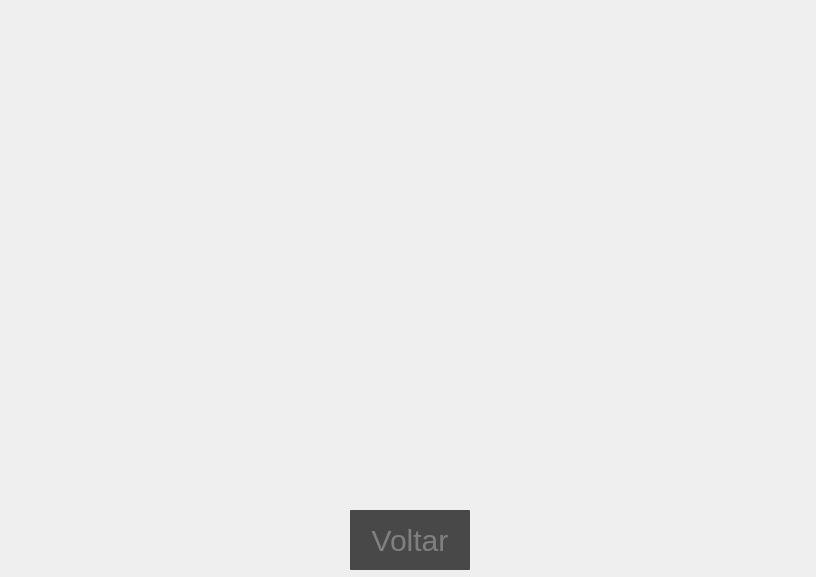
<?xml version="1.0" encoding="UTF-8"?>
<ui version="4.0">
 <class>teclado</class>
 <widget class="QMainWindow" name="teclado">
  <property name="geometry">
   <rect>
    <x>0</x>
    <y>0</y>
    <width>816</width>
    <height>577</height>
   </rect>
  </property>
  <property name="minimumSize">
   <size>
    <width>816</width>
    <height>577</height>
   </size>
  </property>
  <property name="maximumSize">
   <size>
    <width>816</width>
    <height>577</height>
   </size>
  </property>
  <property name="windowTitle">
   <string>Jogo</string>
  </property>
  <widget class="QWidget" name="teclado1">
   <widget class="QLabel" name="label">
    <property name="geometry">
     <rect>
      <x>0</x>
      <y>0</y>
      <width>816</width>
      <height>577</height>
     </rect>
    </property>
    <property name="minimumSize">
     <size>
      <width>816</width>
      <height>577</height>
     </size>
    </property>
    <property name="maximumSize">
     <size>
      <width>816</width>
      <height>577</height>
     </size>
    </property>
    <property name="text">
     <string/>
    </property>
    <property name="pixmap">
     <pixmap resource="../../imagens/Lazer/lazer.qrc">:/png/escrever.png</pixmap>
    </property>
    <property name="scaledContents">
     <bool>true</bool>
    </property>
   </widget>
   <widget class="QPushButton" name="voltar">
    <property name="geometry">
     <rect>
      <x>350</x>
      <y>510</y>
      <width>120</width>
      <height>60</height>
     </rect>
    </property>
    <property name="minimumSize">
     <size>
      <width>120</width>
      <height>60</height>
     </size>
    </property>
    <property name="styleSheet">
     <string notr="true">border-radius: 1px;
background-color: rgba(0, 0, 0, 0.7);
color: grey;
font-size: 30px;</string>
    </property>
    <property name="text">
     <string>Voltar</string>
    </property>
   </widget>
  </widget>
 </widget>
 <resources>
  <include location="../../imagens/Lazer/lazer.qrc"/>
 </resources>
 <connections/>
</ui>
